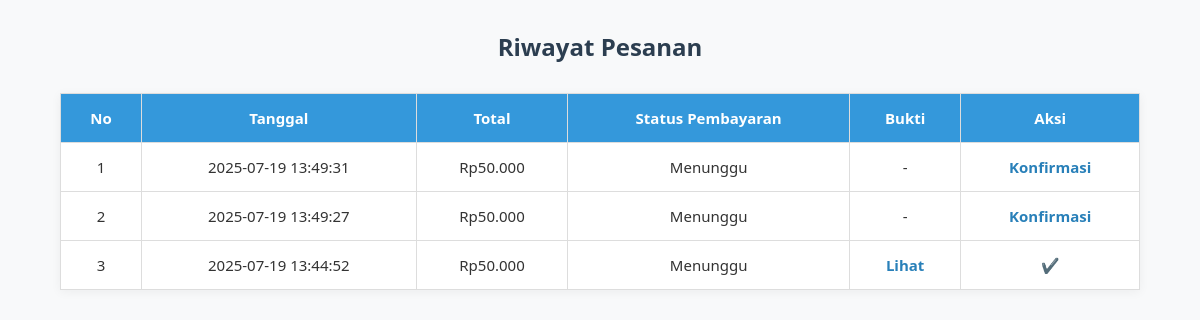
The app's page /riwayat.php (signed in) with its own data.
### tables this page shows
CREATE TABLE `pembayaran` (
  `id` int(11) NOT NULL,
  `id_pesanan` int(11) DEFAULT NULL,
  `metode` varchar(50) DEFAULT NULL,
  `bukti` varchar(255) DEFAULT NULL,
  `tanggal` datetime DEFAULT NULL,
  `status` enum('Menunggu','Terverifikasi') DEFAULT 'Menunggu'
);

CREATE TABLE `pesanan` (
  `id` int(11) NOT NULL,
  `id_user` int(11) DEFAULT NULL,
  `tanggal` datetime DEFAULT NULL,
  `total` int(11) DEFAULT NULL,
  `status` enum('Belum Dibayar','Dikemas','Dikirim','Selesai') DEFAULT 'Belum Dibayar'
);

### riwayat.php (the view, shortened to what this page needs)
<?php
include 'koneksi/konfigurasi.php';
$id_user = $_SESSION['user']['id'];
$result = mysqli_query($conn, "SELECT pesanan.id, pesanan.tanggal, pesanan.total, pembayaran.status, pembayaran.bukti
    FROM pesanan
    LEFT JOIN pembayaran ON pesanan.id = pembayaran.id_pesanan
    WHERE pesanan.id_user = '$id_user'
    ORDER BY pesanan.tanggal DESC");
?>
<!DOCTYPE html>
<html>
<head>
    <link rel="stylesheet" href="../css/style.css">
</head>
<body>
    <h2>Riwayat Pesanan</h2>
    <table>
        <tr>
            <th>No</th>
            <th>Tanggal</th>
            <th>Total</th>
            <th>Status Pembayaran</th>
            <th>Bukti</th>
            <th>Aksi</th>
        </tr>
        <?php $no = 1; while($row = mysqli_fetch_assoc($result)) : ?>
        <tr>
            <td><?= $no++; ?></td>
            <td><?= $row['tanggal']; ?></td>
            <td>Rp<?= number_format($row['total'],0,',','.'); ?></td>
            <td><?= $row['status'] ? $row['status'] : 'Belum Dikirim'; ?></td>
            <td>
                <?php if ($row['bukti']) : ?>
                    <a href="../gambar/<?= $row['bukti']; ?>" target="_blank">Lihat</a>
                <?php else : ?>
                    -
                <?php endif; ?>
            </td>
            <td>
                <?php if (!$row['bukti']) : ?>
                    <a href="konfirmasi.php?id=<?= $row['id']; ?>">Konfirmasi</a>
                <?php else : ?>
                    ✔️
                <?php endif; ?>
            </td>
        </tr>
        <?php endwhile; ?>
    </table>
</body>
</html>

### css/style.css (style rules this page uses)
* { margin: 0; padding: 0; box-sizing: border-box; }
body { font-family: 'Segoe UI', sans-serif; background-color: #f8f9fa; color: #333; padding-bottom: 40px; }
h1, h2 { text-align: center; color: #2c3e50; margin-top: 30px; margin-bottom: 20px; }
a { text-decoration: none; color: #2980b9; font-weight: bold; }
table { width: 90%; margin: 30px auto; border-collapse: collapse; background-color: white; box-shadow: 0 2px 10px rgba(0,0,0,0.05); }
th, td { padding: 14px; border: 1px solid #ddd; text-align: center; font-size: 15px; }
th { background-color: #3498db; color: white; }

### records on screen
pembayaran: id_pesanan.tanggal "2025-07-19 13:49:31", id_pesanan.total "50.000", status "Menunggu"
pembayaran: id_pesanan.tanggal "2025-07-19 13:49:27", id_pesanan.total "50.000", status "Menunggu"
pembayaran: id_pesanan.tanggal "2025-07-19 13:44:52", id_pesanan.total "50.000", status "Menunggu"
